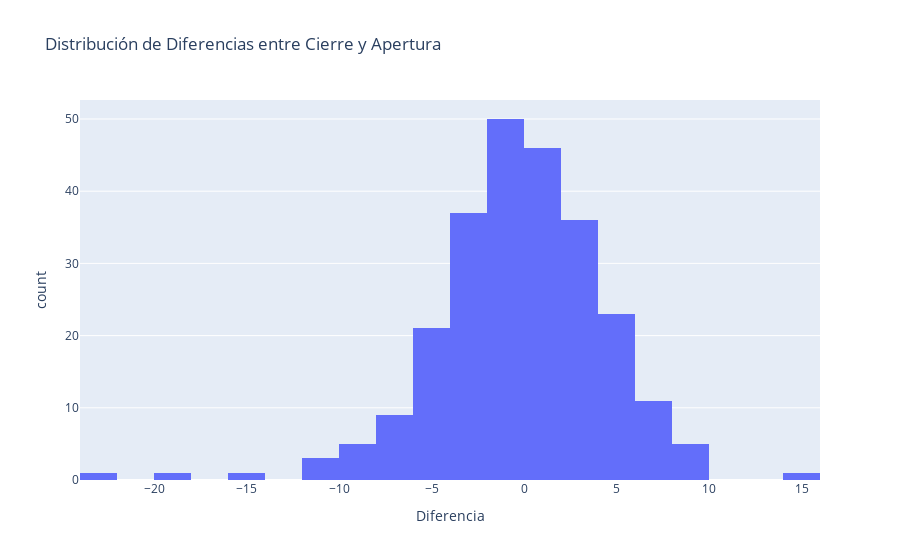

Notebook code for this chart:
### Code cell
#histograma
df["Diferencia"] = df["Close"] - df["Open"]

fig = ply.histogram(df, x="Diferencia", nbins=30, 
                   title="Distribución de Diferencias entre Cierre y Apertura")

fig.show()

### Figure 1 — Plotly figure (JSON) as saved in the notebook; plotly's stock layout.template omitted (floating-point values rounded to 4 significant figures; data arrays with more than 128 entries replaced by an {"elided": "..."} marker saying what was removed)
{"data": [{"bingroup": "x", "hovertemplate": "Diferencia=%{x}<br>count=%{y}<extra></extra>", "legendgroup": "", "marker": {"color": "#636efa", "pattern": {"shape": ""}}, "name": "", "nbinsx": 30, "orientation": "v", "showlegend": false, "type": "histogram", "x": {"elided": "250 float values"}, "xaxis": "x", "yaxis": "y"}], "layout": {"barmode": "relative", "legend": {"tracegroupgap": 0}, "title": {"text": "Distribución de Diferencias entre Cierre y Apertura"}, "xaxis": {"anchor": "y", "domain": [0, 1], "title": {"text": "Diferencia"}}, "yaxis": {"anchor": "x", "domain": [0, 1], "title": {"text": "count"}}}}
